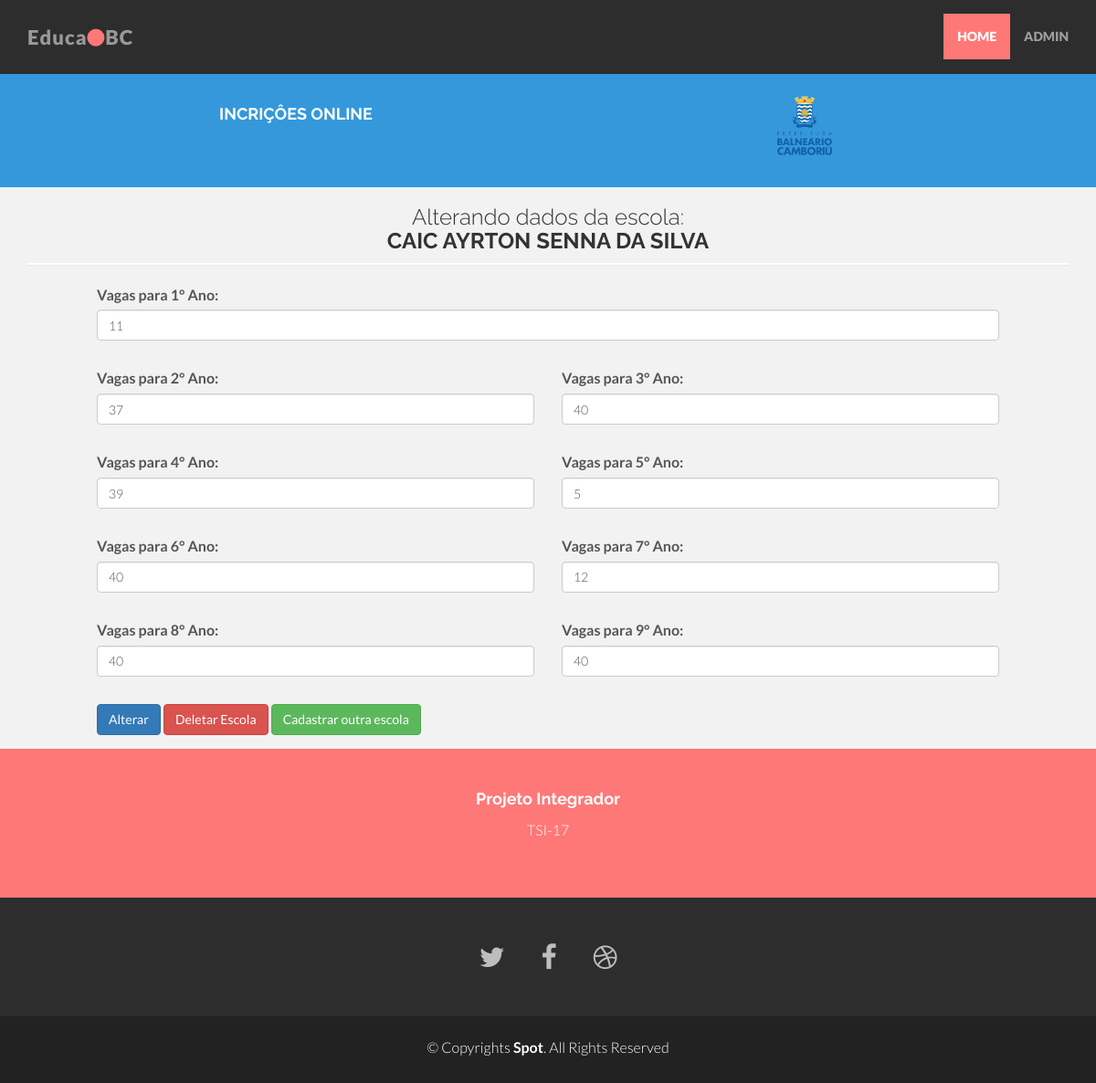
Screenshot of /Admin/viewEscola/1 with the database file from the repository.
### tables this page shows
CREATE TABLE IF NOT EXISTS `escola` (
`idescola` int(10) NOT NULL,
  `nomeescola` varchar(45) DEFAULT NULL,
  `vagas1ano` int(11) DEFAULT '40',
  `vagas2ano` int(11) DEFAULT '40',
  `vagas3ano` int(11) DEFAULT '40',
  `vagas4ano` int(11) DEFAULT '40',
  `vagas5ano` int(11) DEFAULT '40',
  `vagas6ano` int(11) DEFAULT '40',
  `vagas7ano` int(11) DEFAULT '40',
  `vagas8ano` int(11) DEFAULT '40',
  `vagas9ano` int(11) DEFAULT '40',
  `className` varchar(10) DEFAULT NULL,
  `quat_vagas` int(11) DEFAULT NULL
);

### application/controllers/Admin.php (called while the page is built, shortened)
<?php
class Admin extends CI_Controller {
	 public function __construct()
	{
		$this->load->model('Main_model', 'Main');
		$this->load->model('Admin_model', 'Admin');
	}
    public function viewEscola($idescola) {
        $data['escolas'] = $this->Main->getEscolaIDAdmin($idescola);
        $data['viewName'] = 'AdminPages/viewVagas';
        $this->load->view('template', $data);
    }
}

### index.php (called while the page is built, shortened)
<?php
require_once BASEPATH.'core/CodeIgniter.php';

### application/models/Main_model.php (called while the page is built, shortened)
<?php
class Main_model extends CI_Model{
    public function getEscolaIDAdmin($id_escola) {
        return $this->db->where('idescola', $id_escola)->get('escola')->result_array();
    }
}

### application/views/AdminPages/viewVagas.php (the view, shortened to what this page needs)
<div class="row">
    <div class="col-md-12">
        <div class="box box-solid">
            <div class="box-header ">
                  <h3 class="box-title text-center">Alterando dados da escola: <br> <strong id='titleForm'> <?php echo $escolas[0]['nomeescola'] ?>  </strong></h3>
            </div>
            <div class="box-body container">
                <div class="panel box box-primary">
                    <div class="container col-md-12">
                        <div class="nav-tabs-custom">
                            <div class="tab-content container-fluid">
                                <div id="home" class="tab-pane fade in active col-sm-12">
                                    <form method="POST" class='form_diaria col-sm-12' action="<?php echo base_url('Admin/alteraVagas')?>">
                                        <input type="text" value="<?php echo $escolas[0]['idescola'] ?>" name="id_escola" hidden><br>
                                        <div class='col-sm-12 form-group'>
                                            <div class="form-group">
                                                <label for="servidor">Vagas para 1° Ano: </label><br>
                                                <input class='form-control' type="text" name="vagas1ano" id='vagas1ano' value="<?php echo isset($escolas) ? $escolas[0]['vagas1ano'] : ''?>" >
                                            </div>
                                        </div>
                                        <div class='col-sm-6 form-group'>
                                            <div class="form-group">
                                                <label for="servidor">Vagas para 2° Ano: </label><br>
                                                <input class='form-control' type="text" name="vagas2ano" id='vagas2ano' value="<?php echo isset($escolas) ? $escolas[0]['vagas2ano'] : ''?>" >
                                            </div>
                                        </div>
                                        <div class='col-sm-6 form-group'>
                                            <div class="form-group">
                                                <label for="servidor">Vagas para 3° Ano: </label><br>
                                                <input class='form-control' type="text" name="vagas3ano" id='vagas3ano' value="<?php echo isset($escolas) ? $escolas[0]['vagas3ano'] : ''?>" >
                                            </div>
                                        </div>
                                        <div class='col-sm-6 form-group'>
                                            <div class="form-group">
                                                <label for="servidor">Vagas para 4° Ano: </label><br>
                                                <input class='form-control' type="text" name="vagas4ano" id='vagas4ano' value="<?php echo isset($escolas) ? $escolas[0]['vagas4ano'] : ''?>" >
                                            </div>
                                        </div>
                                        <div class='col-sm-6 form-group'>
                                            <div class="form-group">
                                                <label for="servidor">Vagas para 5° Ano: </label><br>
                                                <input class='form-control' type="text" name="vagas5ano" id='vagas5ano' value="<?php echo isset($escolas) ? $escolas[0]['vagas5ano'] : ''?>" >
                                            </div>
                                        </div>
                                        <div class='col-sm-6 form-group'>
                                            <div class="form-group">
                                                <label for="servidor">Vagas para 6° Ano: </label><br>
                                                <input class='form-control' type="text" name="vagas6ano" id='vagas6ano' value="<?php echo isset($escolas) ? $escolas[0]['vagas6ano'] : ''?>" >
                                            </div>
                                        </div>
                                        <div class='col-sm-6 form-group'>
                                            <div class="form-group">
                                                <label for="servidor">Vagas para 7° Ano: </label><br>
                                                <input class='form-control' type="text" name="vagas7ano" id='vagas7ano' value="<?php echo isset($escolas) ? $escolas[0]['vagas7ano'] : ''?>" >
                                            </div>
                                        </div>
                                        <div class='col-sm-6 form-group'>
                                            <div class="form-group">
                                                <label for="servidor">Vagas para 8° Ano: </label><br>
                                                <input class='form-control' type="text" name="vagas8ano" id='vagas8ano' value="<?php echo isset($escolas) ? $escolas[0]['vagas8ano'] : ''?>" >
                                            </div>
                                        </div>
                                        <div class='col-sm-6 form-group'>
                                            <div class="form-group">
                                                <label for="servidor">Vagas para 9° Ano: </label><br>
                                                <input class='form-control' type="text" name="vagas9ano" id='vagas9ano' value="<?php echo isset($escolas) ? $escolas[0]['vagas9ano'] : ''?>" >
                                            </div>
                                        </div>
                                        <div class="form-group col-sm-12 pull-left">
                                            <a href="#"><button class='btn btn-primary' id='submit'>Alterar</button></a>
                                            <a href="<?php echo base_url('Admin/deletaEscola/').$escolas[0]['idescola'] ?>"><button class='btn btn-danger btnDelete' type='button'>Deletar Escola</button></a>
                                            <a href="<?php echo base_url('Admin/cadastrarEscola')?>"><button class='btn btn-success' type='button'>Cadastrar outra escola</button></a>
                                        </div><br><br>
                                    </form>
                                </div>
                            </div>
                        </div>
                    </div>
                </div>
            </div>
        </div>
    </div>
</div>

### assets/css/style.css (style rules this page uses)
body { background-color: #f2f2f2; font-family: "Lato"; font-weight: 300; font-size: 16px; color: #555; -webkit-font-smoothing: antialiased; -webkit-overflow-scrolling: touch; margin-top: 70px; }
h1, h2, h3, h4, h5, h6 { font-family: "Raleway"; font-weight: 300; color: #333; }
a { color: #f85c37; word-wrap: break-word; transition: color 0.1s ease-in, background 0.1s ease-in; }
a:before, a:after { transition: color 0.1s ease-in, background 0.1s ease-in; }

### rows the page displays
escola: nomeescola "CAIC AYRTON SENNA DA SILVA", vagas1ano "11", vagas2ano "37", vagas3ano "40", vagas4ano "39", vagas5ano "5", vagas6ano "40", vagas7ano "12", vagas8ano "40", vagas9ano "40"
